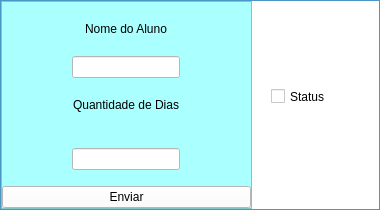
<?xml version="1.0" encoding="UTF-8"?>
<ui version="4.0">
 <class>MainWindow</class>
 <widget class="QMainWindow" name="MainWindow">
  <property name="geometry">
   <rect>
    <x>0</x>
    <y>0</y>
    <width>380</width>
    <height>210</height>
   </rect>
  </property>
  <property name="minimumSize">
   <size>
    <width>380</width>
    <height>210</height>
   </size>
  </property>
  <property name="maximumSize">
   <size>
    <width>380</width>
    <height>210</height>
   </size>
  </property>
  <property name="contextMenuPolicy">
   <enum>Qt::NoContextMenu</enum>
  </property>
  <property name="windowTitle">
   <string>Cadastramento de Aluno</string>
  </property>
  <property name="windowIcon">
   <iconset>
    <normaloff>icons/inserir.png</normaloff>icons/inserir.png</iconset>
  </property>
  <widget class="QWidget" name="centralwidget">
   <layout class="QVBoxLayout" name="verticalLayout_2">
    <property name="spacing">
     <number>0</number>
    </property>
    <property name="leftMargin">
     <number>0</number>
    </property>
    <property name="topMargin">
     <number>0</number>
    </property>
    <property name="rightMargin">
     <number>0</number>
    </property>
    <property name="bottomMargin">
     <number>0</number>
    </property>
    <item>
     <widget class="QFrame" name="frame">
      <property name="styleSheet">
       <string notr="true">background-color: rgb(98, 195, 255);</string>
      </property>
      <property name="frameShape">
       <enum>QFrame::StyledPanel</enum>
      </property>
      <property name="frameShadow">
       <enum>QFrame::Raised</enum>
      </property>
      <layout class="QHBoxLayout" name="horizontalLayout">
       <property name="spacing">
        <number>0</number>
       </property>
       <property name="leftMargin">
        <number>0</number>
       </property>
       <property name="topMargin">
        <number>0</number>
       </property>
       <property name="rightMargin">
        <number>0</number>
       </property>
       <property name="bottomMargin">
        <number>0</number>
       </property>
       <item>
        <widget class="QFrame" name="frame_3">
         <property name="styleSheet">
          <string notr="true">background-color: rgb(255, 255, 255);</string>
         </property>
         <property name="frameShape">
          <enum>QFrame::NoFrame</enum>
         </property>
         <property name="frameShadow">
          <enum>QFrame::Raised</enum>
         </property>
         <widget class="QFrame" name="frame_2">
          <property name="geometry">
           <rect>
            <x>0</x>
            <y>0</y>
            <width>251</width>
            <height>208</height>
           </rect>
          </property>
          <property name="styleSheet">
           <string notr="true">background-color: rgb(170, 255, 255);</string>
          </property>
          <property name="frameShape">
           <enum>QFrame::StyledPanel</enum>
          </property>
          <property name="frameShadow">
           <enum>QFrame::Raised</enum>
          </property>
          <layout class="QVBoxLayout" name="verticalLayout">
           <property name="spacing">
            <number>0</number>
           </property>
           <property name="leftMargin">
            <number>0</number>
           </property>
           <property name="topMargin">
            <number>0</number>
           </property>
           <property name="rightMargin">
            <number>0</number>
           </property>
           <property name="bottomMargin">
            <number>0</number>
           </property>
           <item alignment="Qt::AlignHCenter">
            <widget class="QLabel" name="label">
             <property name="text">
              <string>Nome do Aluno</string>
             </property>
            </widget>
           </item>
           <item alignment="Qt::AlignHCenter">
            <widget class="QLineEdit" name="line_nome">
             <property name="styleSheet">
              <string notr="true">background-color: rgb(255, 255, 255);</string>
             </property>
            </widget>
           </item>
           <item alignment="Qt::AlignHCenter">
            <widget class="QLabel" name="label_3">
             <property name="text">
              <string>Quantidade de Dias</string>
             </property>
            </widget>
           </item>
           <item alignment="Qt::AlignHCenter|Qt::AlignVCenter">
            <widget class="QLineEdit" name="line_quantidade">
             <property name="styleSheet">
              <string notr="true">background-color: rgb(255, 255, 255);</string>
             </property>
            </widget>
           </item>
           <item>
            <widget class="QPushButton" name="btn_inserir">
             <property name="focusPolicy">
              <enum>Qt::NoFocus</enum>
             </property>
             <property name="styleSheet">
              <string notr="true">background-color: rgb(255, 255, 255);</string>
             </property>
             <property name="text">
              <string>Enviar</string>
             </property>
            </widget>
           </item>
          </layout>
         </widget>
         <widget class="QCheckBox" name="check_status">
          <property name="geometry">
           <rect>
            <x>270</x>
            <y>80</y>
            <width>187</width>
            <height>31</height>
           </rect>
          </property>
          <property name="text">
           <string>Status</string>
          </property>
         </widget>
        </widget>
       </item>
      </layout>
     </widget>
    </item>
   </layout>
  </widget>
 </widget>
 <resources/>
 <connections/>
</ui>
